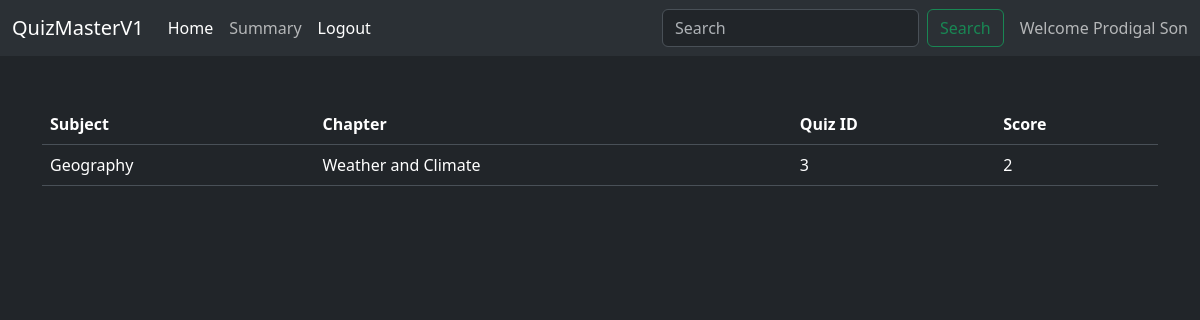
/allquizres (signed in), run on an earlier commit of the app's database.
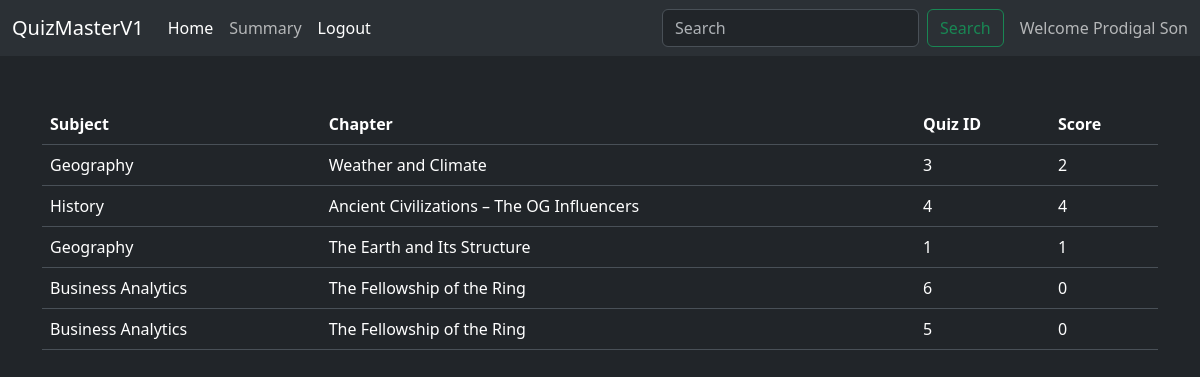
And on a later commit of the database.
### models/models.py (models this page shows)
class Scores(db.Model):
    id=db.Column(db.Integer, primary_key=True)
    q_id=db.Column(db.Integer,db.ForeignKey('quiz.id', ondelete="CASCADE"))
    u_id=db.Column(db.Integer,db.ForeignKey('users.id', ondelete="CASCADE"))
    score=db.Column(db.Integer,nullable=False)

class Subject(db.Model):
    id=db.Column(db.Integer, primary_key=True)
    name=db.Column(db.String,unique=True,nullable=False)
    description=db.Column(db.Text,nullable=True)
    chapters = db.relationship("Chapter", backref="subject", lazy=True)

class Chapter(db.Model):
    id=db.Column(db.Integer, primary_key=True)
    name=db.Column(db.String,nullable=False)
    s_id=db.Column(db.Integer,db.ForeignKey('subject.id', ondelete="CASCADE"))

class Quiz(db.Model):
    id=db.Column(db.Integer, primary_key=True)
    date=db.Column(db.Date, nullable=False)
    time_duration=db.Column(db.Integer,nullable=False)
    remarks=db.Column(db.Text)
    c_id=db.Column(db.Integer,db.ForeignKey('chapter.id',ondelete="CASCADE"))
    quest = db.relationship("Questions", backref="quiz", lazy=True)

### controllers/controllers.py (the view)
@app.route("/allquizres")
def allqres():
    id=session.get('id')
    results=db.session.query(Subject.name, Chapter.name, Quiz.id, Scores.score).join(Chapter, Subject.id==Chapter.s_id).join(Quiz, Quiz.c_id==Chapter.id).join(Scores,Scores.q_id==Quiz.id).filter(Scores.u_id==id).all()
    chart=db.session.query(Chapter.name,Quiz.id,Scores.score).join(Quiz,Chapter.id==Quiz.c_id).join(Scores,Quiz.id==Scores.q_id).filter(Scores.u_id==id).all()
    labels=[]
    scores=[]
    for i in chart:
        labels.append(i[0])
        scores.append(i[2])
    return render_template("quizresults.html",qres=results,labels=labels,scores=scores)

### templates/quizresults.html (shortened to what this page needs)
{% extends 'base.html' %}
{% block content %}
<br><br>
<div class="container">
    {%if qres%}
    <table class="table">
        <thead>
          <tr>
            <th scope="col">Subject</th>
            <th scope="col">Chapter</th>
            <th scope="col">Quiz ID</th>
            <th scope="col">Score</th>
          </tr>
        </thead>
        <tbody>
        {% for subject, chapter, quiz_id, score in qres %}
          <tr>
            <td>{{ subject }}</td>
            <td>{{ chapter }}</td>
            <td>{{ quiz_id }}</td>
            <td>{{ score }}</td>
        </tr>
        {%endfor%}
        </tbody>
      </table>
      {%endif%}
</div>
{% endblock %}

What changed in the data, as far as the page shows it:
added Scores: name "History", name "Ancient Civilizations – The OG Influencers", quiz_id "4", score "4"
added Scores: name "Geography", name "The Earth and Its Structure", quiz_id "1", score "1"
added Scores: name "Business Analytics", name "The Fellowship of the Ring", quiz_id "6", score "0"
added Scores: name "Business Analytics", name "The Fellowship of the Ring", quiz_id "5", score "0"
